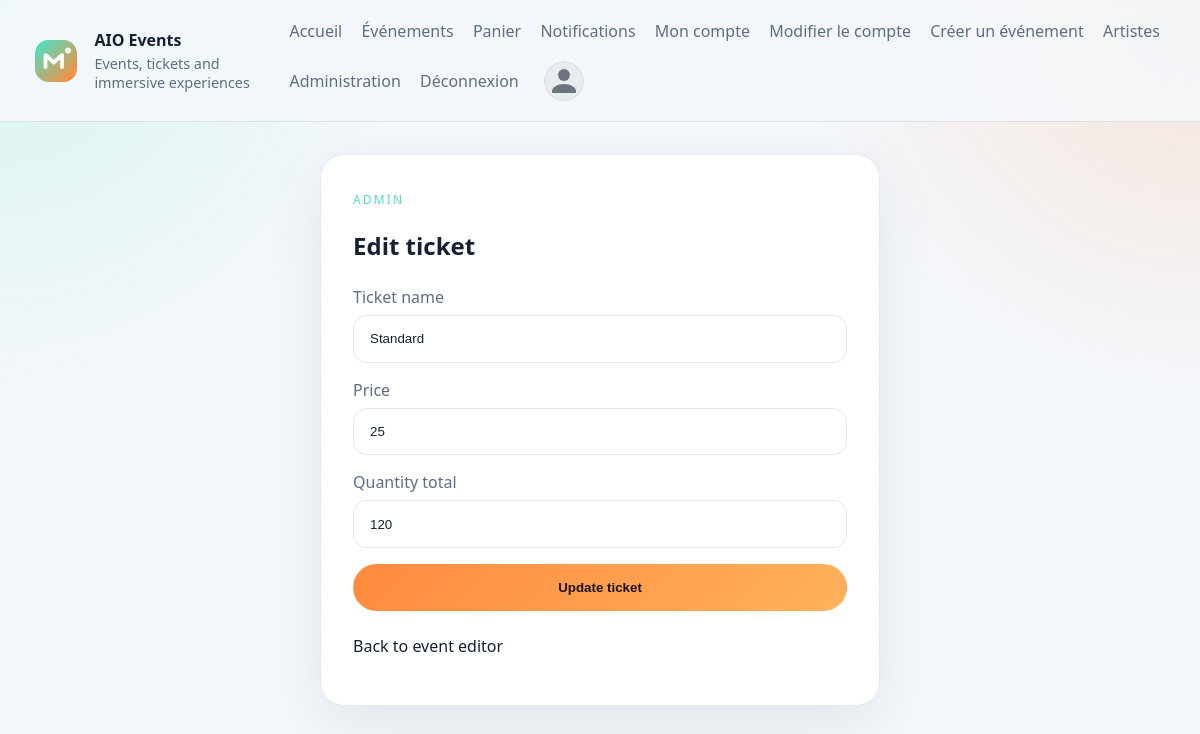
Page /tickets/edit?id=1 (signed in) on the committed database.
### tables this page shows
CREATE TABLE tickets (
    id INTEGER PRIMARY KEY AUTOINCREMENT,
    event_id INTEGER NOT NULL,
    name TEXT NOT NULL,
    price REAL NOT NULL,
    quantity_total INTEGER NOT NULL,
    quantity_sold INTEGER NOT NULL DEFAULT 0,
    created_at TEXT DEFAULT CURRENT_TIMESTAMP,
    FOREIGN KEY (event_id) REFERENCES events(id) ON DELETE CASCADE
);

### config/bootstrap.php (called while the page is built, shortened)
<?php
spl_autoload_register(static function (string $class): void {
    $prefix = 'App\\';
    $relativeClass = substr($class, strlen($prefix));
    $candidates = [
        APP_PATH . '/' . str_replace('\\', '/', $relativeClass) . '.php',
        CONFIG_PATH . '/' . str_replace('Config\\', '', $relativeClass) . '.php',
    ];
    foreach ($candidates as $file) {
        if (is_file($file)) {
            return;
        }
    }
});
function view(string $template, array $data = []): void
{
    require VIEW_PATH . '/layouts/main.php';
}
function e(?string $value): string
{
    return htmlspecialchars($value ?? '', ENT_QUOTES, 'UTF-8');
}

### app/core/Controller.php (called while the page is built, shortened)
<?php
abstract class Controller
{
    protected function render(string $template, array $data = []): void
    {
        view($template, $data);
    }
}

### app/controllers/TicketController.php (called while the page is built, shortened)
<?php
final class TicketController extends Controller
{
    public function edit(): void
    {
        $ticketId = (int) ($_GET['id'] ?? 0);
        $ticket = (new Ticket())->findById($ticketId);
        $event = (new Event())->findById((int) $ticket['event_id']);
        $this->render('ticket/edit', [
            'ticket' => $ticket,
            'event' => $event,
        ]);
    }
}

### config/Database.php (called while the page is built, shortened)
<?php
final class Database
{
    private static ?PDO $instance = null;
    public static function connection(): PDO
    {
        if (self::$instance instanceof PDO) {
            return self::$instance;
        }
        $driver = strtolower((string) ($_ENV['DB_DRIVER'] ?? 'sqlite'));
        $sqliteFile = dirname(__DIR__) . '/data/phpjs.sqlite';
        $sqliteDir = dirname($sqliteFile);
        $dsn = 'sqlite:' . $sqliteFile;
        try {
            self::$instance = new PDO($dsn, null, null, [
                PDO::ATTR_ERRMODE => PDO::ERRMODE_EXCEPTION,
                PDO::ATTR_DEFAULT_FETCH_MODE => PDO::FETCH_ASSOC,
            ]);
            self::$instance->exec('PRAGMA foreign_keys = ON');
            self::migrateSqlite(self::$instance);
            $row = self::$instance->query('SELECT COUNT(*) AS count FROM users')->fetch();
        } catch (PDOException $exception) {
            throw new RuntimeException('SQLite connection failed: ' . $exception->getMessage(), 0, $exception);
        }
        return self::$instance;
    }
    private static function migrateSqlite(PDO $pdo): void
    {
        self::ensureColumn($pdo, 'artists', 'user_id', 'INTEGER DEFAULT NULL');
        self::ensureColumn($pdo, 'events', 'category', "TEXT NOT NULL DEFAULT 'concert'");
        self::ensureUniqueIndex($pdo, 'artists', 'user_id');
    }
    private static function ensureColumn(PDO $pdo, string $table, string $column, string $definition): void
    {
        $columns = $pdo->query('PRAGMA table_info(' . $table . ')')->fetchAll();
        foreach ($columns as $existingColumn) {
            if (($existingColumn['name'] ?? null) === $column) {
                return;
            }
        }
    }
    private static function ensureUniqueIndex(PDO $pdo, string $table, string $column): void
    {
        $indexName = $table . '_' . $column . '_unique_idx';
        $indexes = $pdo->query('PRAGMA index_list(' . $table . ')')->fetchAll();
        foreach ($indexes as $index) {
            if (($index['name'] ?? null) === $indexName) {
                return;
            }
        }
    }
}

### app/models/BaseModel.php (called while the page is built, shortened)
<?php
abstract class BaseModel
{
    protected PDO $db;
    public function __construct()
    {
        $this->db = Database::connection();
    }
    protected function fetchOne(string $sql, array $params = []): ?array
    {
        $statement = $this->db->prepare($sql);
        $statement->execute($params);
        $result = $statement->fetch();
        return $result === false ? null : $result;
    }
}

### app/models/Ticket.php (called while the page is built, shortened)
<?php
final class Ticket extends BaseModel
{
    public function findById(int $id): ?array
    {
        return $this->fetchOne('SELECT * FROM tickets WHERE id = :id LIMIT 1', [':id' => $id]);
    }
}

### app/views/ticket/edit.php (the view, shortened to what this page needs)
<section class="auth-card">
    <span class="eyebrow">Admin</span>
    <h1>Edit ticket</h1>
    <form method="post" action="/tickets/update" class="auth-form">
        <label>
            Ticket name
            <input type="text" name="name" value="<?= e($ticket['name']) ?>" required>
        </label>
        <label>
            Price
            <input type="number" step="0.01" name="price" value="<?= e((string) $ticket['price']) ?>" required>
        </label>
        <label>
            Quantity total
            <input type="number" name="quantity_total" value="<?= e((string) $ticket['quantity_total']) ?>" required>
        </label>
        <button type="submit" class="button button-primary">Update ticket</button>
    </form>
    <p style="margin-top:1rem;">
        Back to <a href="/events/edit?id=<?= e((string) $ticket['event_id']) ?>">event editor</a>
    </p>
</section>

### public/css/style.css (style rules this page uses)
:root { --bg: #f4f7fb; --panel: #ffffff; --panel-2: #eef3f9; --text: #152033; --muted: #5f6d82; --accent: #ff8a3d; --accent-2: #4de1c1; --border: rgba(21, 32, 51, 0.1); }
* { box-sizing: border-box; }
body { margin: 0; font-family: "Segoe UI", "Helvetica Neue", Arial, sans-serif; background: radial-gradient(circle at top left, rgba(77, 225, 193, 0.18), transparent 28%), radial-gradient(circle at top right, rgba(255, 138, 61, 0.18), transparent 28%), var(--bg); color: var(--text); }
a { color: inherit; text-decoration: none; }
.eyebrow, .section-heading span, .stats-card span { text-transform: uppercase; letter-spacing: 0.18em; color: var(--accent-2); font-size: 0.75rem; }
.button { display: inline-flex; align-items: center; justify-content: center; padding: 0.95rem 1.35rem; border-radius: 999px; border: 1px solid transparent; font-weight: 700; }
.button-primary { background: linear-gradient(135deg, var(--accent), #ffb25c); color: #1a1206; }
.auth-card { max-width: 560px; margin: 0 auto; padding: 2rem; background: linear-gradient(180deg, rgba(255, 255, 255, 0.98), rgba(255, 255, 255, 0.92)); border: 1px solid var(--border); border-radius: 1.5rem; box-shadow: 0 20px 60px rgba(30, 48, 77, 0.08); }
.auth-form { display: grid; gap: 1rem; margin: 1.5rem 0; }
.auth-form label { display: grid; gap: 0.45rem; color: var(--muted); }
.auth-form input { width: 100%; padding: 0.95rem 1rem; border-radius: 0.9rem; border: 1px solid var(--border); background: rgba(255, 255, 255, 0.98); color: var(--text); }
.card, .auth-card, .cart-item, .hero-copy, .hero-panel { transition: transform 180ms ease, border-color 180ms ease, box-shadow 180ms ease, background 180ms ease; }

### rows in the picture
tickets: name "Standard", price "25", quantity_total "120"
